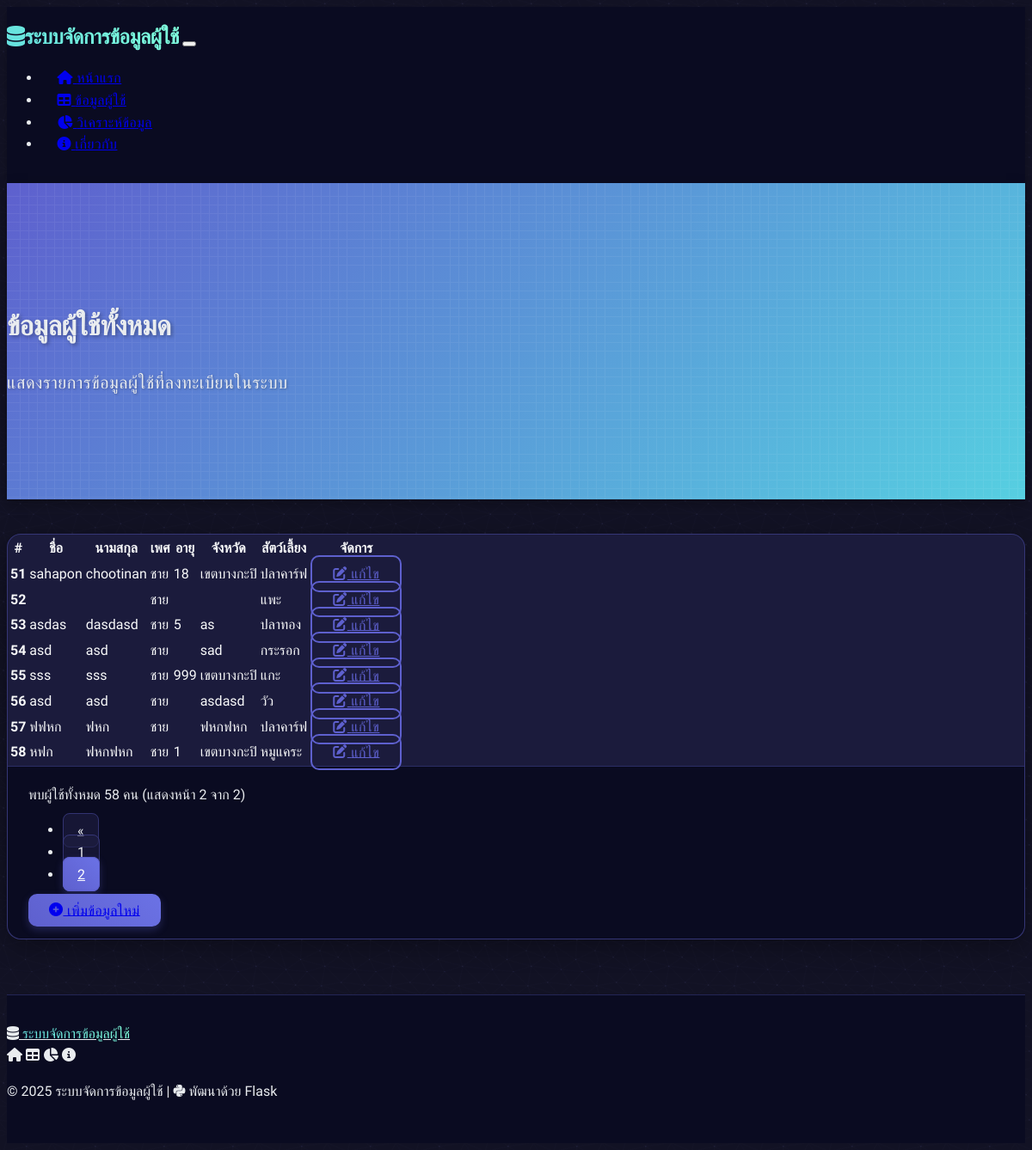
Page /data/2 on the committed database.
### tables this page shows
CREATE TABLE users (
        id INTEGER PRIMARY KEY AUTOINCREMENT,
        first_name TEXT,
        last_name TEXT,
        gender TEXT,
        age INTEGER,
        province TEXT
    , pet TEXT);

### app.py (the view)
@app.route("/data")  # route สำหรับการแสดงข้อมูล
@app.route("/data/<int:page>")  # route รองรับการเปลี่ยนหน้า
def data(page=1):
    try:
        items_per_page = 50  # จำนวนรายการต่อหน้า
        offset = (page - 1) * items_per_page  # คำนวณตำแหน่งเริ่มต้น
        conn = get_db_connection()  # เชื่อมต่อกับฐานข้อมูล
        total_users = conn.execute("SELECT COUNT(*) FROM users").fetchone()[0]
        users = conn.execute(
            "SELECT * FROM users ORDER BY id LIMIT ? OFFSET ?",
            (items_per_page, offset)
        ).fetchall()
        total_pages = (total_users + items_per_page - 1) // items_per_page
        conn.close()  # ปิดการเชื่อมต่อกับฐานข้อมูล
        start_index = (page - 1) * items_per_page + 1
        return render_template(
            "data.html",
            users=users,
            total_users=total_users,
            page=page,
            total_pages=total_pages,
            start_index=start_index
        )  # ส่งข้อมูลที่ดึงมาไปแสดงใน template data.html
    except Exception as e:
        return f"เกิดข้อผิดพลาดในการดึงข้อมูล: {str(e)}", 500

### app.py (called while the page is built)
def get_db_connection():  # ฟังก์ชันที่ใช้ในการเชื่อมต่อกับฐานข้อมูล
    conn = sqlite3.connect('mock_data.db')  # เชื่อมต่อกับฐานข้อมูล mock_data.db
    conn.row_factory = sqlite3.Row  # ให้ผลลัพธ์จากการดึงข้อมูลเป็น dictionary
    return conn  # ส่งกลับการเชื่อมต่อกับฐานข้อมูล

### templates/data.html (shortened to what this page needs)
{% extends 'layout.html' %}
{% block content %}
<div class="hero-section">
    <div class="container">
        <div class="row">
            <div class="col-md-8 mx-auto text-center text-white">
                <h1 class="display-4 fw-bold mb-4">ข้อมูลผู้ใช้ทั้งหมด</h1>
                <p class="lead mb-0">แสดงรายการข้อมูลผู้ใช้ที่ลงทะเบียนในระบบ</p>
            </div>
        </div>
    </div>
</div>
<div class="container">
    <div class="row">
        <div class="col-12">
            <div class="card shadow-lg">
                <div class="card-body p-0">
                    <div class="table-responsive">
                        <table class="table table-hover mb-0">
                            <thead>
                                <tr>
                                    <th scope="col" class="ps-4">#</th>
                                    <th scope="col">ชื่อ</th>
                                    <th scope="col">นามสกุล</th>
                                    <th scope="col">เพศ</th>
                                    <th scope="col">อายุ</th>
                                    <th scope="col">จังหวัด</th>
                                    <th scope="col">สัตว์เลี้ยง</th>
                                    <th scope="col" class="pe-4">จัดการ</th>
                                </tr>
                            </thead>
                            <tbody>
                                {% for user in users %}
                                <tr>
                                    <th scope="row" class="ps-4">{{ start_index + loop.index0 }}</th>
                                    <td>{{ user.first_name }}</td>
                                    <td>{{ user.last_name }}</td>
                                    <td>{{ user.gender }}</td>
                                    <td>{{ user.age }}</td>
                                    <td>{{ user.province }}</td>
                                    <td>{{ user.pet if user.pet else '-' }}</td>
                                    <td class="pe-4">
                                        <a href="/edit/{{ user.id }}" class="btn btn-sm btn-outline-primary">
                                            <i class="fas fa-edit me-1"></i> แก้ไข
                                        </a>
                                    </td>
                                </tr>
                                {% endfor %}
                            </tbody>
                        </table>
                    </div>
                </div>
                <div class="card-footer py-3">
                    <div class="d-flex flex-wrap justify-content-between align-items-center">
                        <div>พบผู้ใช้ทั้งหมด {{ total_users }} คน (แสดงหน้า {{ page }} จาก {{ total_pages }})</div>
                        {% if total_pages > 1 %}
                        <nav aria-label="Page navigation">
                            <ul class="pagination mb-0">
                                {% if page > 1 %}
                                <li class="page-item">
                                    <a class="page-link" href="{{ url_for('data', page=page-1) }}" aria-label="Previous">
                                        <span aria-hidden="true">&laquo;</span>
                                    </a>
                                </li>
                                {% endif %}
                                {% set start = [1, page-2]|max %}
                                {% set end = [total_pages, page+2]|min %}
                                {% for p in range(start, end+1) %}
                                <li class="page-item {% if p == page %}active{% endif %}">
                                    <a class="page-link" href="{{ url_for('data', page=p) }}">{{ p }}</a>
                                </li>
                                {% endfor %}
                            </ul>
                        </nav>
                        {% endif %}
                        <a href="/" class="btn btn-primary">
                            <i class="fas fa-plus-circle me-1"></i> เพิ่มข้อมูลใหม่
                        </a>
                    </div>
                </div>
            </div>
        </div>
    </div>
</div>
{% endblock %}

### templates/layout.html (style rules this page uses)
:root { --primary-color: #5e60ce; --primary-hover: #4d4daa; --secondary-color: #64dfdf; --accent-color: #80ffdb; --dark-color: #1a1b41; --darker-color: #0a0b21; --card-bg: rgba(30, 31, 67, 0.9); --card-text: #f8f9fa; --card-header-bg: rgba(35, 36, 72, 0.9); --card-border: #5e60ce; --dark-bg: #121224; --light-text: #e9ecef; --box-shadow: 0 8px 30px rgba(0, 0, 0, 0.3); --box-shadow-hover: 0 15px 60px rgba(0, 0, 0, 0.5); --glass-bg: rgba(30, 31, 67, 0.8); --glass-border: rgba(94, 96, 206, 0.4); }
body { background-color: var(--dark-bg); color: var(--light-text); font-family: 'Prompt', sans-serif; line-height: 1.6; }
.hero-section { background: linear-gradient(135deg, #5e60ce, #56cfe1); padding: 120px 0 100px; margin-bottom: 40px; position: relative; overflow: hidden; box-shadow: 0 5px 15px rgba(0, 0, 0, 0.3); }
.hero-section:before { content: ''; position: absolute; top: 0; left: 0; right: 0; bottom: 0; }
.hero-section h1 { font-weight: 700; text-shadow: 2px 2px 4px rgba(0, 0, 0, 0.3); letter-spacing: -0.5px; margin-bottom: 1.5rem; }
.hero-section p { font-size: 1.25rem; text-shadow: 1px 1px 3px rgba(0, 0, 0, 0.3); letter-spacing: 0.5px; }
.card { background: var(--glass-bg); backdrop-filter: blur(10px); -webkit-backdrop-filter: blur(10px); border: 1px solid var(--glass-border); border-radius: 16px; box-shadow: var(--box-shadow); transition: all 0.35s ease; color: var(--card-text); }
.card-footer { background-color: var(--darker-color) !important; border-top: 1px solid var(--glass-border); border-bottom-left-radius: 16px !important; border-bottom-right-radius: 16px !important; padding: 1.25rem 1.5rem; color: var(--light-text) !important; }
.table { color: var(--card-text); margin-bottom: 0; }
.btn { padding: 0.6rem 1.5rem; border-radius: 10px; transition: all 0.3s ease; font-weight: 500; letter-spacing: 0.5px; }
.btn-primary { background: linear-gradient(45deg, var(--primary-color), #6b72e5); border: none; box-shadow: 0 4px 10px rgba(94, 96, 206, 0.3); }
.btn-outline-primary { border: 2px solid var(--primary-color); color: var(--primary-color); }
.pagination { gap: 0.25rem; }
.pagination .page-link { background-color: rgba(30, 31, 67, 0.6); border: 1px solid rgba(94, 96, 206, 0.4); color: var(--light-text); border-radius: 8px; padding: 0.6rem 1rem; transition: all 0.3s ease; }
.pagination .page-item.active .page-link { background: linear-gradient(45deg, var(--primary-color), #6b72e5); border-color: var(--primary-color); color: white; box-shadow: 0 4px 10px rgba(94, 96, 206, 0.3); }

### rows in the picture
users: start_index+loop.index0 "51", first_name "sahapon", last_name "chootinan", gender "ชาย", age "18", province "เขตบางกะปิ", pet "ปลาคาร์ฟ"
users: start_index+loop.index0 "52", gender "ชาย", pet "แพะ"
users: start_index+loop.index0 "53", first_name "asdas", last_name "dasdasd", gender "ชาย", age "5", province "as", pet "ปลาทอง"
users: start_index+loop.index0 "54", first_name "asd", last_name "asd", gender "ชาย", province "sad", pet "กระรอก"
users: start_index+loop.index0 "55", first_name "sss", last_name "sss", gender "ชาย", age "999", province "เขตบางกะปิ", pet "แกะ"
users: start_index+loop.index0 "56", first_name "asd", last_name "asd", gender "ชาย", province "asdasd", pet "วัว"
users: start_index+loop.index0 "57", first_name "ฟฟหก", last_name "ฟหก", gender "ชาย", province "ฟหกฟหก", pet "ปลาคาร์ฟ"
users: start_index+loop.index0 "58", first_name "หฟก", last_name "ฟหกฟหก", gender "ชาย", age "1", province "เขตบางกะปิ", pet "หมูแคระ"

### other values in the picture
{{ total_users }} "58"
{{ page }} "2"
{{ total_pages }} "2"
{{ p }} "1" "2"
